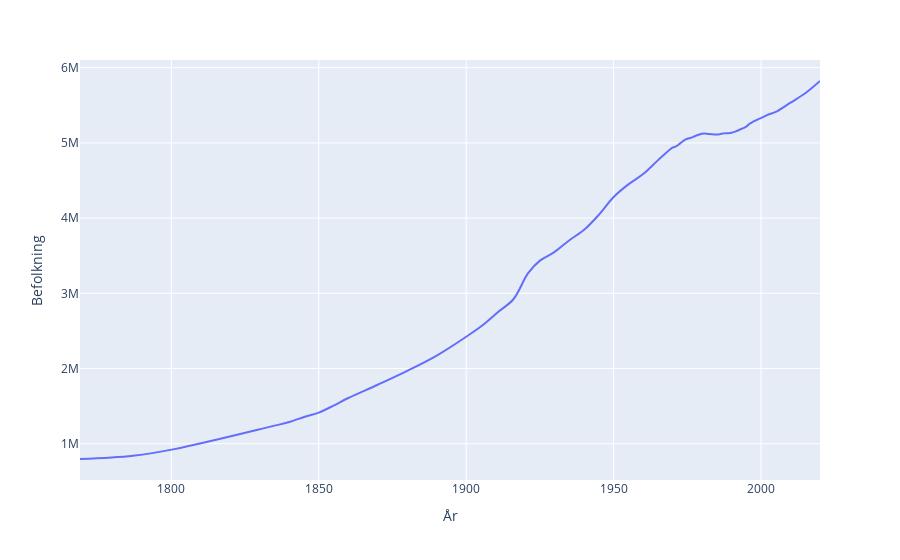

Source (notebook cell):
### Code cell
fig = px.line(df_dk, x="År", y="Befolkning", hover_name="Befolkning",
        line_shape="spline", render_mode="svg")
fig.show()
